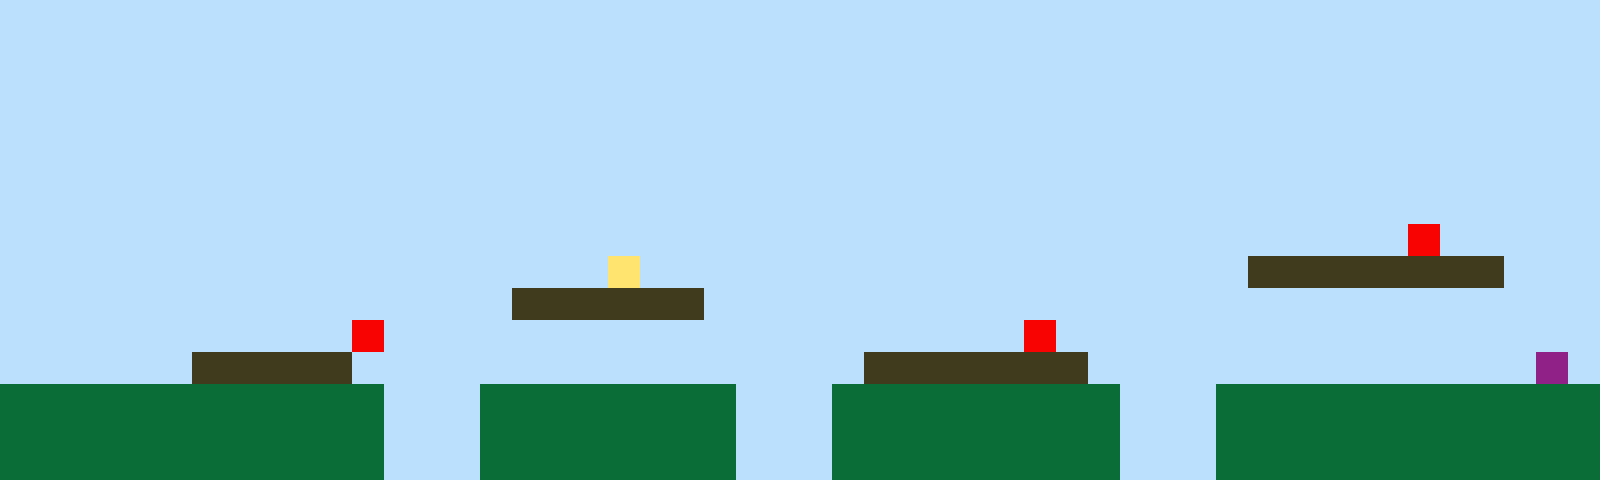

Tiled map render using the project's own tile images. Description and the whole map definition, tile-layer contents included, below:
An orthogonal 50x15 tile map with 32x32 px tiles, 1 tile layer (Tile Layer 1).

<map version="1.10" tiledversion="1.11.2" orientation="orthogonal" renderorder="right-up" width="50" height="15" tilewidth="32" tileheight="32" infinite="0" nextlayerid="2" nextobjectid="1"><editorsettings><export target="map1.csv" format="csv" /></editorsettings><tileset firstgid="1" name="sprites" tilewidth="32" tileheight="32" tilecount="6" columns="3"><image source="sprites.png" width="96" height="64" /></tileset><layer id="1" name="Tile Layer 1" width="50" height="15"><data encoding="csv">1,1,1,1,1,1,1,1,1,1,1,1,1,1,1,1,1,1,1,1,1,1,1,1,1,1,1,1,1,1,1,1,1,1,1,1,1,1,1,1,1,1,1,1,1,1,1,1,1,1,1,1,1,1,1,1,1,1,1,1,1,1,1,1,1,1,1,1,1,1,1,1,1,1,1,1,1,1,1,1,1,1,1,1,1,1,1,1,1,1,1,1,1,1,1,1,1,1,1,1,1,1,1,1,1,1,1,1,1,1,1,1,1,1,1,1,1,1,1,1,1,1,1,1,1,1,1,1,1,1,1,1,1,1,1,1,1,1,1,1,1,1,1,1,1,1,1,1,1,1,1,1,1,1,1,1,1,1,1,1,1,1,1,1,1,1,1,1,1,1,1,1,1,1,1,1,1,1,1,1,1,1,1,1,1,1,1,1,1,1,1,1,1,1,1,1,1,1,1,1,1,1,1,1,1,1,1,1,1,1,1,1,1,1,1,1,1,1,1,1,1,1,1,1,1,1,1,1,1,1,1,1,1,1,1,1,1,1,1,1,1,1,1,1,1,1,1,1,1,1,1,1,1,1,1,1,1,1,1,1,1,1,1,1,1,1,1,1,1,1,1,1,1,1,1,1,1,1,1,1,1,1,1,1,1,1,1,1,1,1,1,1,1,1,1,1,1,1,1,1,1,1,1,1,1,1,1,1,1,1,1,1,1,1,1,1,1,1,1,1,1,1,1,1,1,1,1,1,1,1,1,1,1,1,1,1,1,1,1,1,1,1,1,1,1,1,1,1,1,1,1,1,1,1,1,1,1,1,1,1,1,1,1,1,1,1,1,1,1,1,1,1,1,1,1,1,1,1,1,1,1,1,1,1,1,1,1,1,1,1,1,1,1,1,5,1,1,1,1,1,1,1,1,1,1,1,1,1,1,1,1,1,1,1,1,1,1,1,1,4,1,1,1,1,1,1,1,1,1,1,1,1,1,1,1,1,1,1,1,3,3,3,3,3,3,3,3,1,1,1,1,1,1,1,1,1,1,1,1,1,1,1,1,1,1,1,3,3,3,3,3,3,1,1,1,1,1,1,1,1,1,1,1,1,1,1,1,1,1,1,1,1,1,1,1,1,1,1,1,1,1,1,1,1,1,1,1,1,1,1,1,5,1,1,1,1,1,1,1,1,1,1,1,1,1,1,1,1,1,1,1,1,5,1,1,1,1,1,1,1,1,1,1,1,1,1,1,1,1,1,1,1,1,1,1,1,3,3,3,3,3,1,1,1,1,1,1,1,1,1,1,1,1,1,1,1,1,3,3,3,3,3,3,3,1,1,1,1,1,1,1,1,1,1,1,1,1,1,6,1,2,2,2,2,2,2,2,2,2,2,2,2,1,1,1,2,2,2,2,2,2,2,2,1,1,1,2,2,2,2,2,2,2,2,2,1,1,1,2,2,2,2,2,2,2,2,2,2,2,2,2,2,2,2,2,2,2,2,2,2,2,2,1,1,1,2,2,2,2,2,2,2,2,1,1,1,2,2,2,2,2,2,2,2,2,1,1,1,2,2,2,2,2,2,2,2,2,2,2,2,2,2,2,2,2,2,2,2,2,2,2,2,1,1,1,2,2,2,2,2,2,2,2,1,1,1,2,2,2,2,2,2,2,2,2,1,1,1,2,2,2,2,2,2,2,2,2,2,2,2</data></layer></map>
